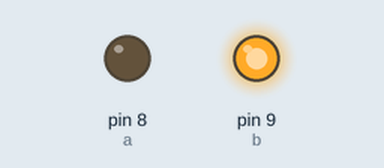
Simulated run of this sketch. Board: Arduino Uno, built with avr-gcc and run on an emulated ATmega328P. Parts: output pins drawn as LEDs (lit = HIGH).

Above: at 0.1 s.
Timing chart, 0 to 1.6 s (numbered marks = the images above):
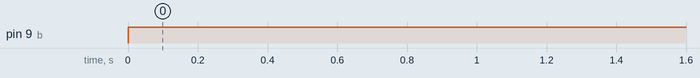

Measured:
- by itself, pin 9 (b): LOW → HIGH at 0.00 s

The sketch:

L293Dmotordriver.ino
```cpp
int a=8;
int b=9;


void setup() {
 pinMode(a,OUTPUT);
 pinMode(b,OUTPUT);

}

void loop() {
  digitalWrite(a,LOW);
  digitalWrite(b,HIGH);

}
// in case of motor driver if the two control pins a and b are low then it stops tf pin a is low and the pin b is high then rotataes in cw  and if pin a is high and pin b is low then it rotates in anti clockwise
```
